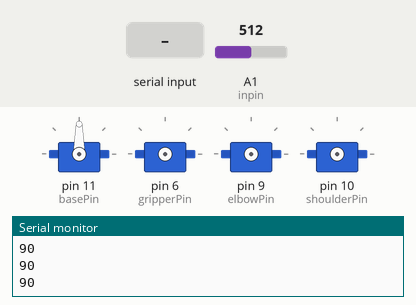
Recording of a sketch running on a simulated Arduino Uno, built with avr-gcc and run on an emulated ATmega328P. Parts: 4 × servo, the last lines printed to the serial monitor. The test bench sets the inputs (shaded band); at power-on: A1 (inpin) = 512.

Above: at 1.2 s.
1.3 s: "g" received over Serial
2.8 s: A1 (inpin) set to 716
At 3.5 s:
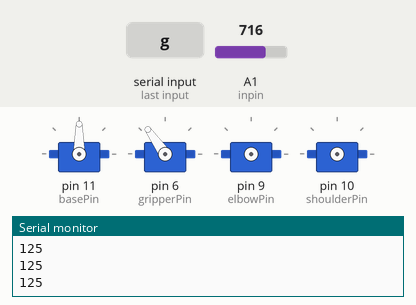
4.3 s: "b" received over Serial
At 5.5 s:
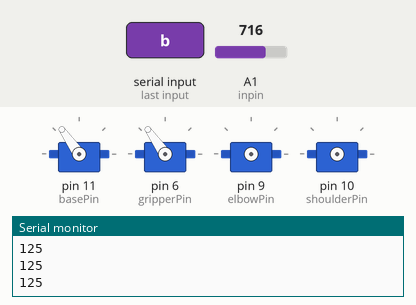
5.8 s: "e" received over Serial
At 6.9 s:
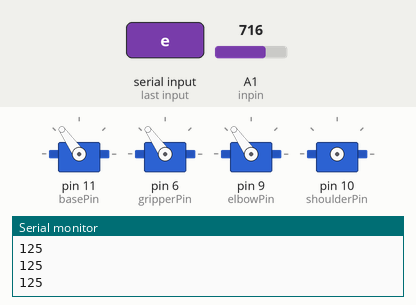
7.3 s: "s" received over Serial
At 8.2 s:
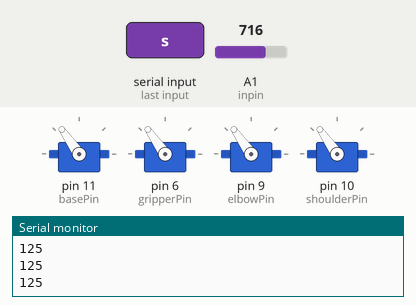
8.8 s: A1 (inpin) set to 900
At 9.4 s:
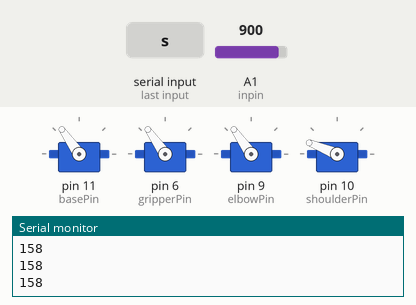
Timing chart, 0 to 11.3 s (numbered marks = the images above; inputs shaded):
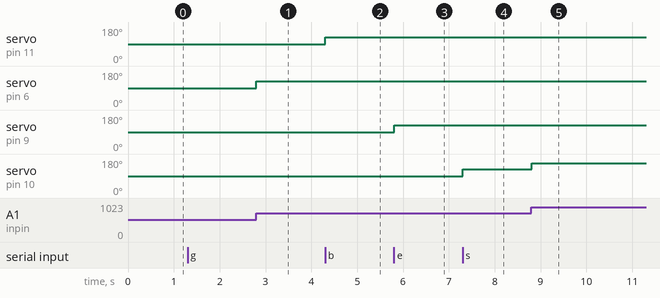

The sketch:

sketch_caliberation.ino
```cpp
#include <Servo.h>

int gripperPin = 6;
int elbowPin = 9;
int shoulderPin = 10;
int basePin = 11;

int inpin = 1;

Servo *servo;
int angle = 90;

Servo base, shoulder, elbow, gripper;

void setup() {
  Serial.begin(9600);

  base.attach(basePin);
  servo = &base;
}

void loop() {
  angle = map(analogRead(inpin), 0, 1023, 0, 180);
  servo->write(angle);
  Serial.println(angle);

  if (Serial.available() > 0){
    char c = Serial.read();
    switch(c){
      case 'b':
      Serial.print(c);
        servo->detach();
        servo = &base;
        servo->attach(basePin);
      break;
      case 'g':
            Serial.print(c);

        servo->detach();
        servo = &gripper;
        servo->attach(gripperPin);
      break;
      case 'e':
            Serial.print(c);

        servo->detach();
        servo = &elbow;
        servo->attach(elbowPin);
      break;
      case 's':
            Serial.print(c);

        servo->detach();
        servo = &shoulder;
        servo->attach(shoulderPin);
      break;
      default:
      break;
    }
  }
}
```

Measured:
- after the input at 2.8 s, servo on pin 6 (gripperPin): 90° → 125° at once
- after the input at 4.3 s, servo on pin 11 (basePin): 90° → 125° at once
- after the input at 5.8 s, servo on pin 9 (elbowPin): 90° → 125° at once
- after the input at 7.3 s, servo on pin 10 (shoulderPin): 90° → 125° at once
- after the input at 8.8 s, servo on pin 10 (shoulderPin): 125° → 158° at once
